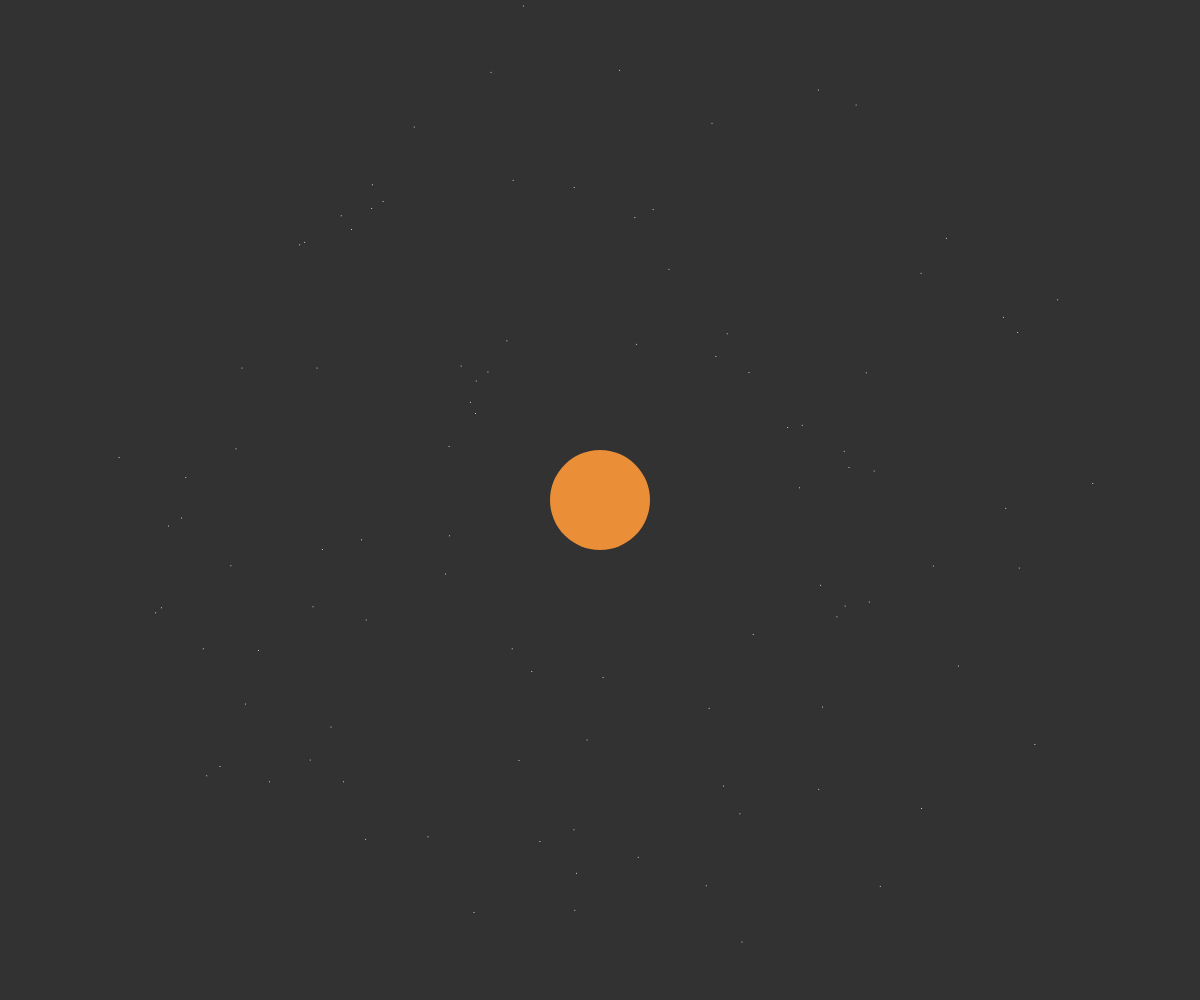
Frame 1 (no input)
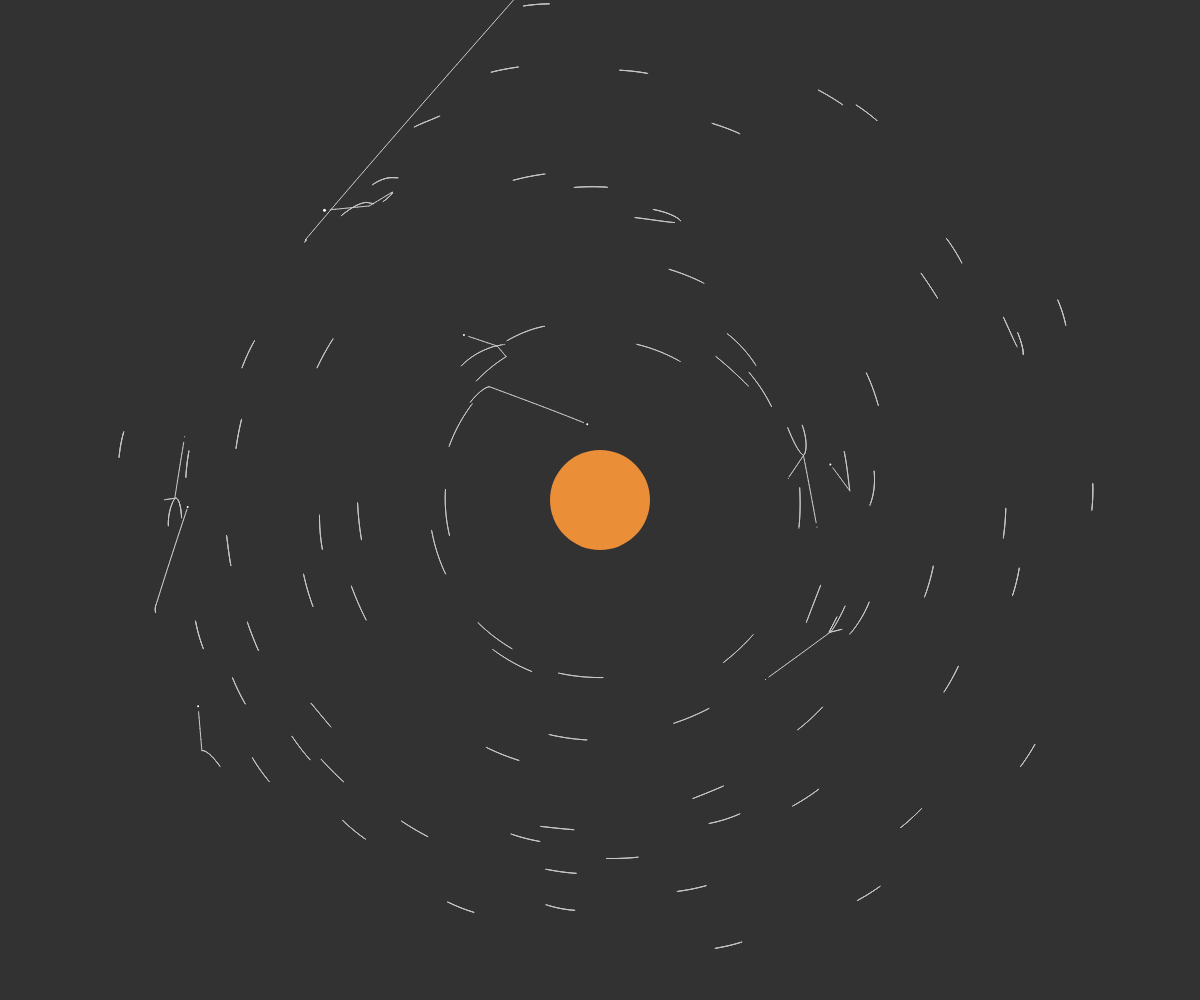
Frame 60 (no input)
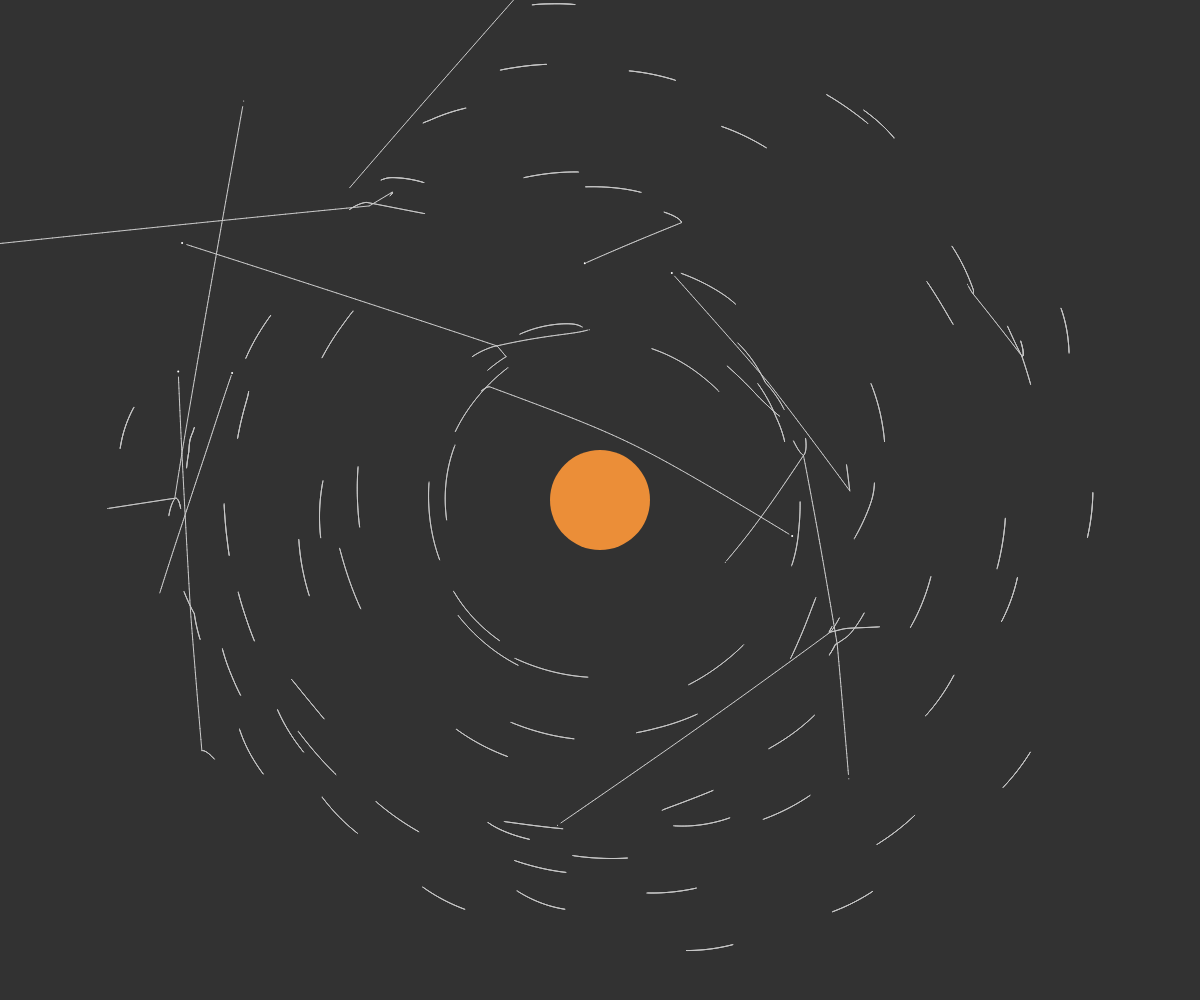
Frame 120 (the mouse pressed at the canvas centre since frame 60)

The p5.js sketch that drew these frames (run headless with seeded random() and noise() and a simulated clock; from frame 60 on, the mouse is pressed at the canvas centre):

// p5.js sketch
// ── sketch.js
// Initialization Parameters
let star_mass = 100
let planet_mass = 1
let numPlanets = 100
let factor = 1
let G = 1
collision_detection = true
center_star = true

// Function Parameters
let star
let planets = []

function setup() {
  createCanvas(windowWidth,windowHeight)
  
  // Create planets at random positions, with tangential velocity
  for (let i = 0; i < numPlanets; i++) {
    let r = random(star_mass * 1.5, min(windowWidth/2, windowHeight/2))
    let theta = random(0, TWO_PI)
    let planet_pos = createVector(r * cos(theta), r * sin(theta))
  
    let planet_vel = planet_pos.copy()
    // Rotating planet direction vector
    planet_vel.rotate(HALF_PI)
    planet_vel.setMag( sqrt(G * star_mass / planet_pos.mag()))
    planets.push(new Body(planet_mass, planet_pos, planet_vel))
    
  }
  
  // Create star at screen center
  star = new Body(star_mass,createVector(0, 0),createVector(0,0))
}

function draw() {
  background(50)
  translate(width/2, height/2)
  star.show()
  star.update()
  
  // Calculate and simulate gravitational forces between planets and star
  for (let i = 0; i < planets.length; i++) {
    if (center_star == false) {
      planets[i].gravity(star)
    }
    star.gravity(planets[i])
    planets[i].update()
    planets[i].show_planet()
    
    // Calculate and simulate gravitational forces between planets
    for (let j = 0; j < planets.length; j++) {
      if ( i != j) {
        planets[i].gravity(planets[j])

      }
    }
    
    // Collision detection, removes one planet if collision with star
    if(collision_detection) {
      if (star.collision(planets[i])) {
      print(i + " star collision")
        if (center_star == false) {
          star.transfer_momentum(planets[i])
        }
      planets.splice(i,1)
      }
    }
    
  }
  
  // Collision detection, removes one planet if collision with another planet
  if(collision_detection) {
    for (let i = 0; i < planets.length; i++) {
      for (let j = i + 1; j < planets.length; j++) {
        if ( i != j) {
          if (planets[i].collision(planets[j])) {
            print(i, j )
            planets[i].transfer_momentum(planets[j])
            planets.splice(j,1)
          }
        }
      }
    }
  }
}

function Body(_mass, _pos, _vel) {
  this.mass = _mass
  this.pos = _pos
  this.vel = _vel
  this.r = this.mass
  this.path = []

  // Draw star
  this.show = function() {
    noStroke(); fill(235, 142, 56);
    ellipse(this.pos.x, this.pos.y, this.r)
  }
  
  // Draw planets and trajectory
  this.show_planet = function() {
    noStroke(); fill(255);
    ellipse(this.pos.x, this.pos.y, this.r * factor)
    stroke(200);
    for (let i = 0; i < this.path.length - 2; i++) {
      line(this.path[i].x, this.path[i].y, this.path[i+1].x, this.path[i+1].y)
    }
  }
  
  // Update body position and trajectory plot
  this.update = function() {
    this.pos.x += this.vel.x
    this.pos.y += this.vel.y
    
    this.path.push(this.pos.copy())
    if (this.path.length > 100) {
      this.path.splice(0, 1)
    }
  }
  
  // Calculate new body velocity
  this.force = function(f) {
    this.vel.x += f.x / this.mass
    this.vel.y += f.y / this.mass
  }
  
  // Calculate gravitational force vector
  this.gravity = function(body1) {
    let r = this.distance(body1)
    let f = this.pos.copy().sub(body1.pos)
    force = f.setMag((G * this.mass * body1.mass) / (r * r))
    body1.force(force)
  }
  
  // Calculate distance between bodies
  this.distance = function(body1) {
    let r = dist(this.pos.x, this.pos.y, body1.pos.x, body1.pos.y)
    return r
  }
  
  //Determine if collision is true
  this.collision = function(body1) {
    let r = this.distance(body1)
    if (r < (this.r / 2) + (body1.r * factor / 2)) {
      return true
    }
    
  return false
  }
  
  // Transfer of momentum and mass
  this.transfer_momentum = function(body1) {
    this.mass += body1.mass
    this.r += body1.r
    this.vel.x += body1.vel.x * (body1.mass / this.mass)
    this.vel.y += body1.vel.y * (body1.mass / this.mass)  
    print(this.mass)
  }
  
}
